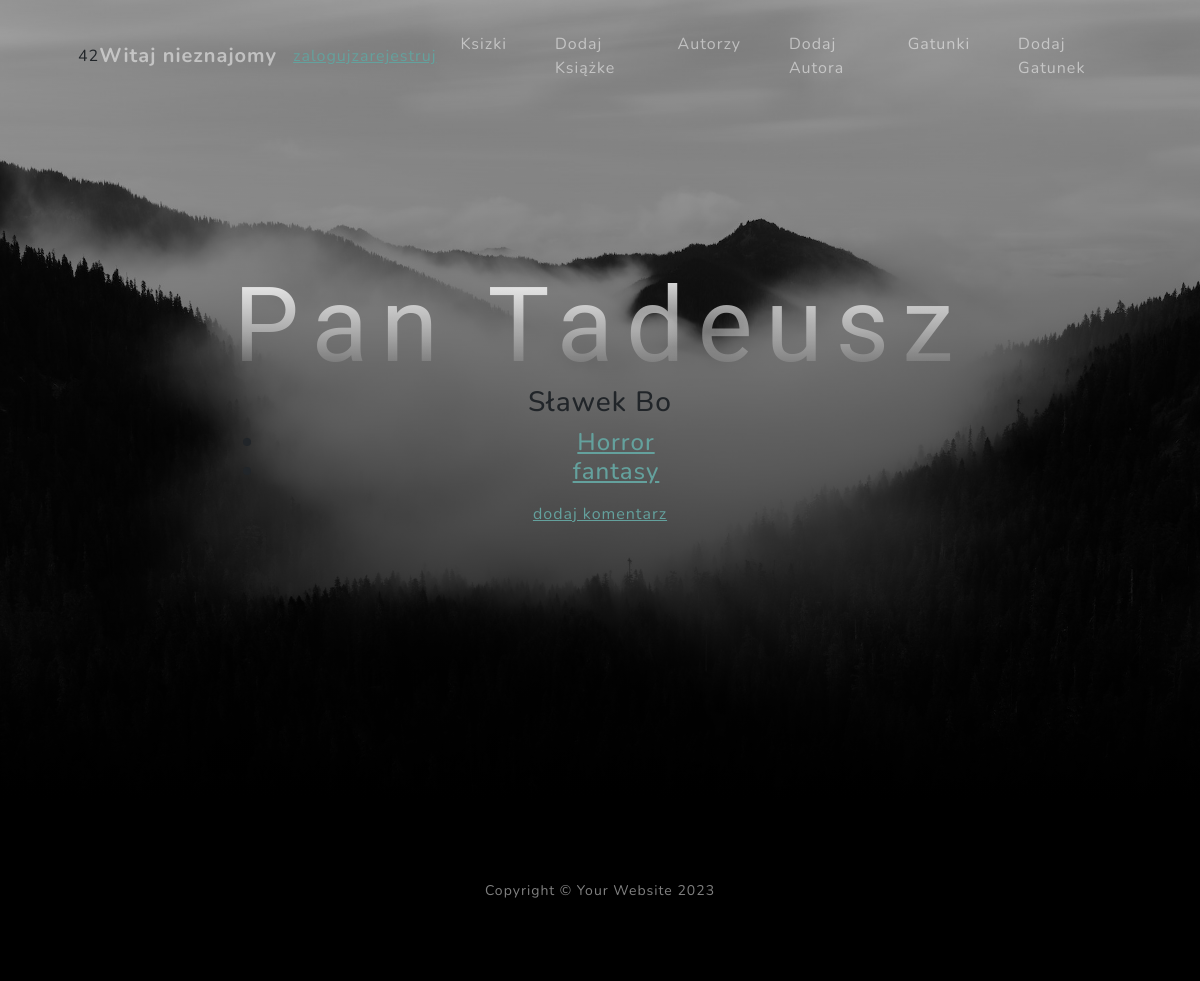
Page /detailBook/2/ on the earlier database version.
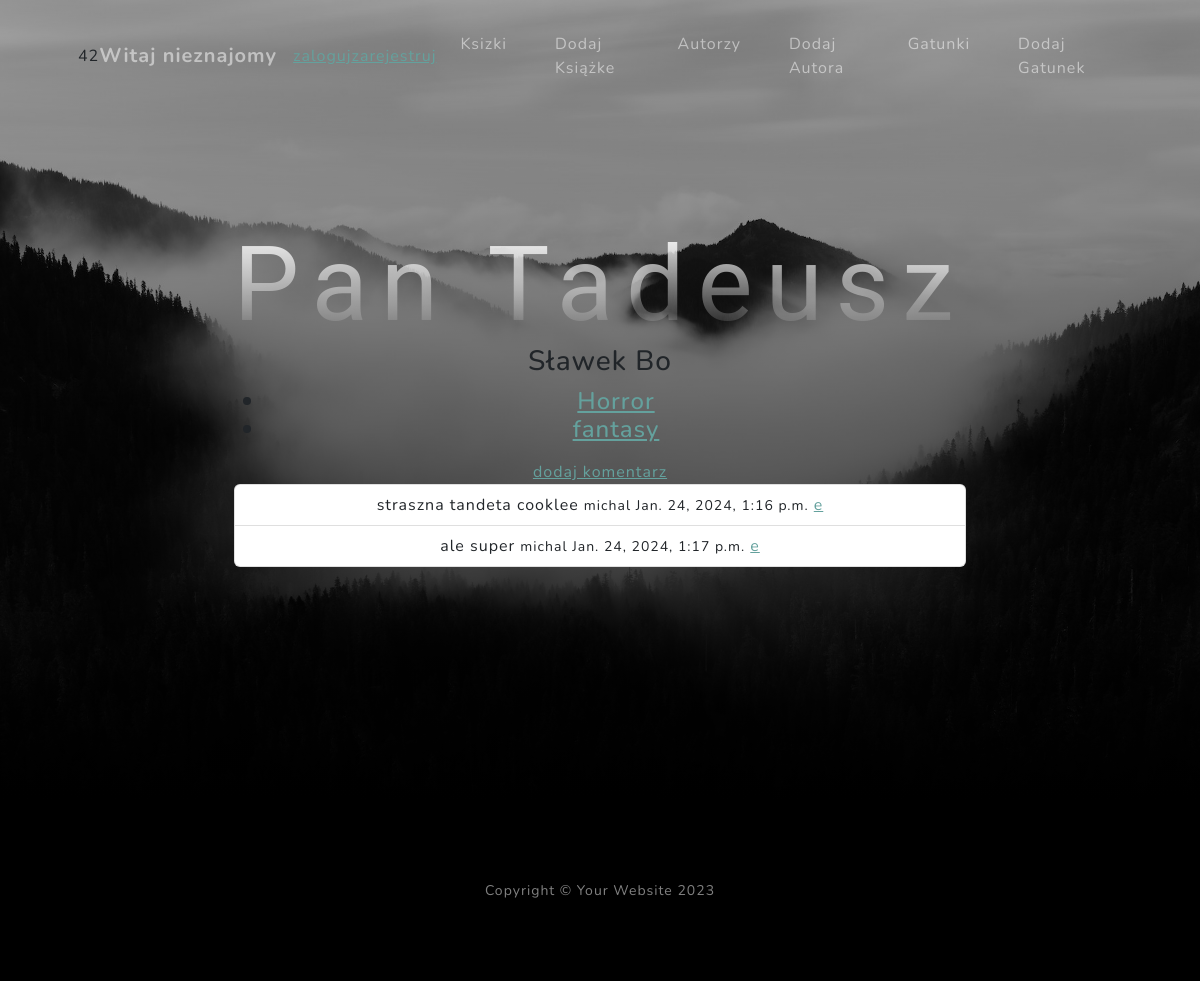
Same page on the later database version.
### polka/models.py (models this page shows, shortened)
class Book(models.Model):
    title = models.CharField(max_length=50)
    authors = models.ForeignKey(Author, on_delete=models.CASCADE)
    genres = models.ManyToManyField(Genre)

class Author(models.Model):
    first_name = models.CharField(max_length=50)
    last_name = models.CharField(max_length=50)
    def __str__(self):
        return f'{self.first_name} {self.last_name}'

class Genre(models.Model):
    name = models.CharField(max_length=50)
    def get_absolute_url(self):
        return reverse('detail_genre', args=(self.id,))
    def __str__(self):
        return self.name

class Comment(models.Model):
    author = models.ForeignKey(User, on_delete=models.CASCADE)
    book = models.ForeignKey(Book, on_delete=models.CASCADE)
    text = models.TextField()
    created = models.DateTimeField(auto_now_add=True)

### polka/views.py (the view)
# urls.py: path('detailBook/<int:pk>/', views.DetailBookView.as_view(), name='detail_book'),
class DetailBookView(View):
    def get(self, request, pk):
        book = Book.objects.get(pk=pk)
        return render(request, 'detail_book_view.html', {'book': book})

### polka/context_processor.py (called while the page is built)
def jajkon(request):
    return {'xxx':randint(1,100)}

### templates/detail_book_view.html
{% extends 'index.html' %}
{% block zawartosc %}
    <h1>{{ book.title }}</h1>
    <h3> {{ book.authors }}</h3>
    <h4>
    {% include 'list.html' with object_list=book.genres.all %}
    </h4>
    <a href="{% url 'add_comment' book.id %}">dodaj komentarz</a>
    <ul class="list-group">
        {% for comment in book.comment_set.all %}
            <li class="list-group-item"> {{ comment.text }} <small>{{ comment.author.username }} {{ comment.created }}</small>
            <a href="{% url 'edit_comment' comment.id %}">e</a>
            </li>
        {% endfor %}
    </ul>
{% endblock %}

### templates/index.html (shortened to what this page needs)
{% load static %}
<!DOCTYPE html>
<html lang="en">
    <head>
        <link href="{% static 'css/styles.css' %}" rel="stylesheet" />
    </head>
    <body id="page-top">
        <nav class="navbar navbar-expand-lg navbar-light fixed-top" id="mainNav">
        {% include 'navbar.html' %}
        </nav>
        <header class="masthead">
            <div class="container px-4 px-lg-5 d-flex h-100 align-items-center justify-content-center">
                <div class="d-flex justify-content-center">
                    <div class="text-center">
                        {% block zawartosc %}{% endblock %}
                    </div>
                </div>
            </div>
        </header>
        <footer class="footer bg-black small text-center text-white-50"><div class="container px-4 px-lg-5">Copyright &copy; Your Website 2023</div></footer>
    </body>
</html>

### templates/navbar.html (shortened to what this page needs)
<div class="container px-4 px-lg-5">
{{ xxx }}
    <a class="navbar-brand" href="#page-top">Witaj {% if user.is_authenticated %}
        <ul>
            <li>{{ user.username }} </li>
            <li><a href="{% url 'logout_view' %}">wyloguj</a></li>
        </ul>
    {% else %}
        nieznajomy
        <a href="{% url 'login_view' %}">zaloguj</a>
        <a href="{% url 'register_view' %}">zarejestruj</a>
    {% endif %}</a>
    <div class="collapse navbar-collapse" id="navbarResponsive">
        <ul class="navbar-nav ms-auto">
            <li class="nav-item"><a class="nav-link" href="{% url 'list_book' %}">Ksizki</a></li>
            <li class="nav-item"><a class="nav-link" href="{% url 'add_book' %}">Dodaj Książke</a></li>
            <li class="nav-item"><a class="nav-link" href="{% url  'authors' %}">Autorzy</a></li>
            <li class="nav-item"><a class="nav-link" href="{% url  'add_author' %}">Dodaj Autora</a></li>
            <li class="nav-item"><a class="nav-link" href="{% url 'list_genre' %}">Gatunki</a></li>
            <li class="nav-item"><a class="nav-link" href="{% url 'add_genre' %}">Dodaj Gatunek</a></li>
        </ul>
    </div>
</div>

### templates/list.html
<ul>
    {% for obj in object_list %}
        <li><a href="{{ obj.get_absolute_url }}"> {{ obj }}</a></li>
    {% endfor %}
</ul>

Differences in the rows shown:
added Comment: text "straszna tandeta cooklee", author.username "michal", created "Jan. 24, 2024, 1:16 p.m."
added Comment: text "ale super", author.username "michal", created "Jan. 24, 2024, 1:17 p.m."
